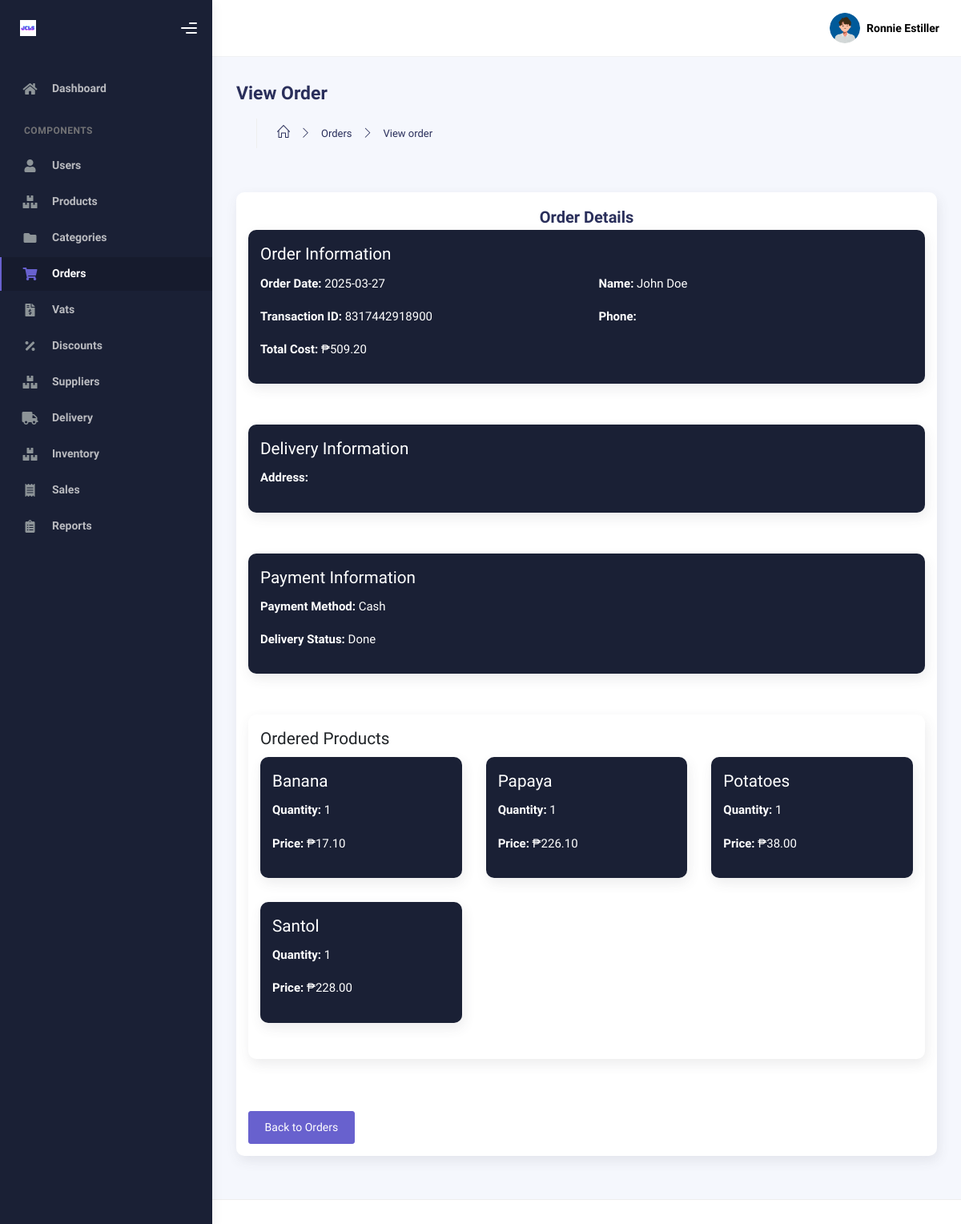
The app's page /orders/orders_view.php?id=64 (signed in), older data.
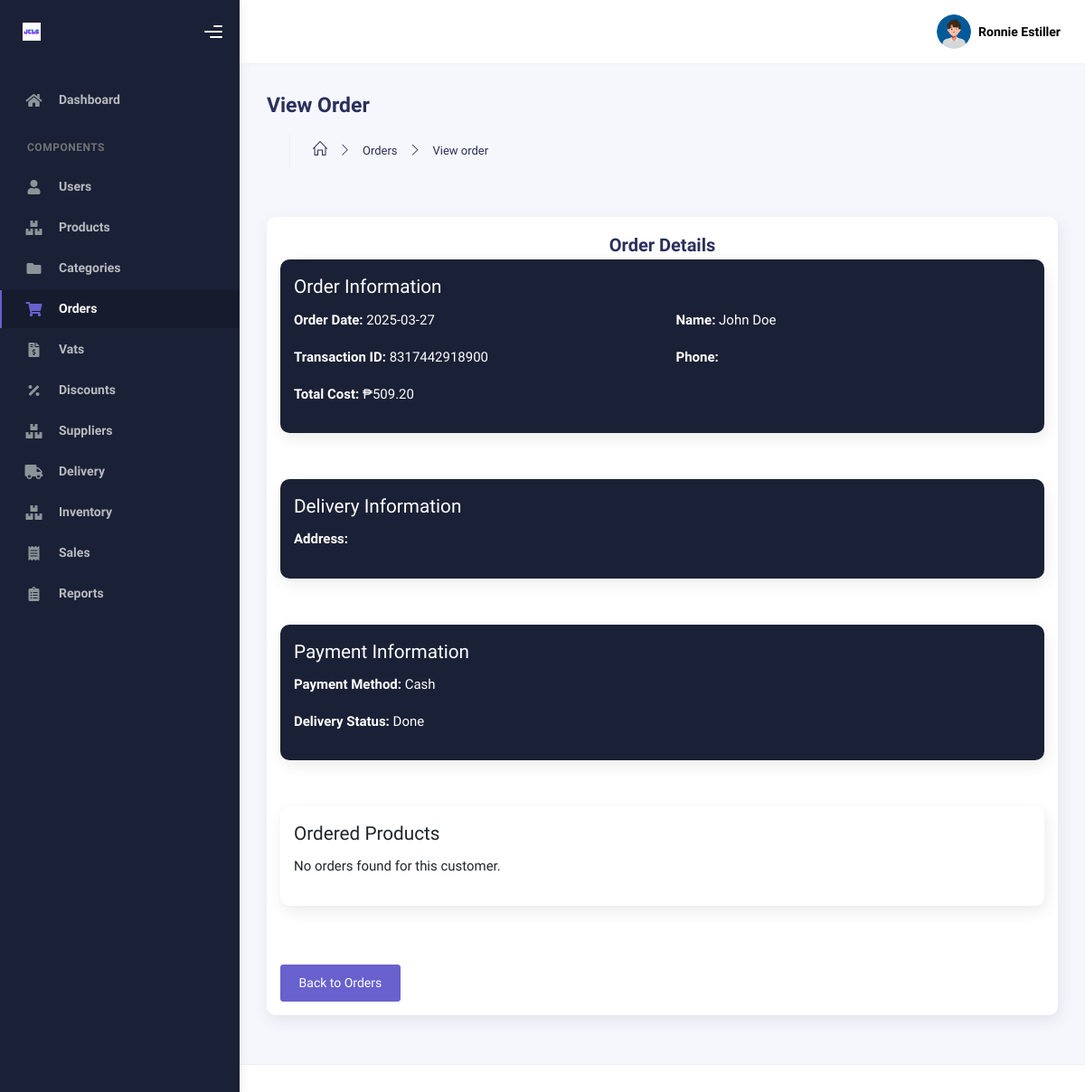
The same page, newer data.
### tables this page shows
CREATE TABLE `customer` (
  `id` int NOT NULL AUTO_INCREMENT,
  `firstname` varchar(45) DEFAULT NULL,
  `middlename` varchar(45) DEFAULT NULL,
  `lastname` varchar(45) DEFAULT NULL,
  `dis_apply` decimal(10,2) DEFAULT NULL,
  `date` date DEFAULT NULL,
  `phone` varchar(45) DEFAULT NULL,
  `address` varchar(255) DEFAULT NULL,
  `discount` decimal(10,2) DEFAULT NULL,
  `pay_method` varchar(45) DEFAULT NULL,
  `total_price` decimal(10,2) DEFAULT NULL,
  `status` varchar(45) DEFAULT NULL,
  `created_at` datetime DEFAULT NULL,
  `trans_id` varchar(45) NOT NULL,
  `cus_payment` decimal(10,2) DEFAULT NULL,
  PRIMARY KEY (`id`),
  UNIQUE KEY `trans_id_UNIQUE` (`trans_id`)
);

CREATE TABLE `order` (
  `id` int NOT NULL AUTO_INCREMENT,
  `cust_id` int DEFAULT NULL,
  `prod_id` int DEFAULT NULL,
  `order_quantity` int DEFAULT NULL,
  `order_price` decimal(10,2) DEFAULT NULL,
  PRIMARY KEY (`id`),
  KEY `cust_id_idx` (`cust_id`),
  KEY `prod_id_idx` (`prod_id`),
  CONSTRAINT `cust_id` FOREIGN KEY (`cust_id`) REFERENCES `customer` (`id`) ON DELETE CASCADE ON UPDATE CASCADE,
  CONSTRAINT `prod_id` FOREIGN KEY (`prod_id`) REFERENCES `product` (`id`) ON DELETE CASCADE ON UPDATE CASCADE
);

CREATE TABLE `product` (
  `id` int NOT NULL AUTO_INCREMENT,
  `prod_name` varchar(45) DEFAULT NULL,
  `prod_quantity` int DEFAULT NULL,
  `prod_price` decimal(10,2) DEFAULT NULL,
  `prod_category` int DEFAULT NULL,
  `prod_expiry` tinyint DEFAULT '0',
  `created_at` datetime DEFAULT NULL,
  `updated_at` datetime DEFAULT NULL,
  `unit` varchar(45) DEFAULT NULL,
  `vat_percent` decimal(10,2) DEFAULT NULL,
  `orig_price` decimal(10,2) DEFAULT NULL,
  `barcode` varchar(45) DEFAULT NULL,
  `description` text,
  `reason` text,
  PRIMARY KEY (`id`),
  KEY `prod_category_idx` (`prod_category`),
  CONSTRAINT `prod_category` FOREIGN KEY (`prod_category`) REFERENCES `category` (`id`) ON DELETE CASCADE ON UPDATE CASCADE
);

### orders/orders_view.php (the view, shortened to what this page needs)
<?php
include '../php/db_conn.php';
if (isset($_SESSION['id']) && isset($_SESSION['name'])) {
    if (isset($_GET['id'])) {
        $order_id = mysqli_real_escape_string($conn, $_GET['id']);
        $sql = "SELECT * FROM `customer` WHERE id = '$order_id'";
        $result = mysqli_query($conn, $sql);
        if ($result && mysqli_num_rows($result) > 0) {
            $order = mysqli_fetch_assoc($result);
            $cust_id = $order['id'];
            $order_date = $order['date'];
            $order_transID = $order['trans_id'];
            $order_totalCost = $order['total_price'];
            $order_name = $order['firstname'];
            $order_middle = $order['middlename'];
            $order_last = $order['lastname'];
            $order_phone = $order['phone'];
            $order_address = $order['address'];
            $order_status = $order['status'];
            $order_payMethod = $order['pay_method'];
        } else {
            $_SESSION['error_message'] = "No order found with this ID.";
            header("Location: ./orders.php");
            exit();
        }
    } else {
        $_SESSION['error_message'] = "No order ID provided.";
        header("Location: ./orders.php");
        exit();
    }
?>
<!DOCTYPE html>
<html lang="en">
  <head>
    <link rel="stylesheet" href="../assets/css/bootstrap.min.css" />
    <link rel="stylesheet" href="../assets/css/plugins.min.css" />
    <link rel="stylesheet" href="../assets/css/admin.min.css" />
    <link rel="stylesheet" href="../assets/css/demo.css" />
  </head>
  <body>
    <div class="wrapper">
      <div class="sidebar" data-background-color="dark">
        <div class="sidebar-logo">
          <div class="logo-header" data-background-color="dark">
            <a href="../dashboard.php" class="logo">
              <img
                src="../assets/img/admin/logo_light.svg"
                alt="navbar brand"
                class="navbar-brand"
                height="20"
              />
            </a>
            <div class="nav-toggle">
              <button class="btn btn-toggle toggle-sidebar">
                <i class="gg-menu-right"></i>
              </button>
            </div>
          </div>
        </div>
        <div class="sidebar-wrapper scrollbar scrollbar-inner">
          <div class="sidebar-content">
            <ul class="nav nav-secondary">
              <li class="nav-item">
                <a href="../dashboard.php">
                  <i class="fas fa-home"></i>
                  <p>Dashboard</p>
                </a>
              </li>
              <li class="nav-section">
                <h4 class="text-section">Components</h4>
              </li>
              <li class="nav-item ">
                <a href="../user.php">
                <i class="fas fa-user"></i>
                  <p>Users</p>
                </a>
              </li>
              <li class="nav-item ">
                <a href="../product.php">
                  <i class="fas fa-boxes"></i>
                  <p>Products</p>
                </a>
              </li>
              <li class="nav-item ">
                <a href="../category.php">
                <i class="fas fa-folder"></i>
                  <p>Categories</p>
                </a>
              </li>
              <li class="nav-item active">
                <a href="../orders.php">
                  <i class="fas fa-shopping-cart"></i>
                  <p>Orders</p>
                </a>
              </li>
              <li class="nav-item ">
                <a href="../vat.php">
                <i class="fas fa-file-invoice-dollar"></i>
                  <p>Vats</p>
                </a>
              </li>
              <li class="nav-item">
                <a href="../discount.php">
                <i class="fas fa-percentage"></i>
                  <p>Discounts</p>
                </a>
              </li>
              <li class="nav-item">
                <a href="../supplier.php">
                  <i class="fas fa-boxes"></i>
                  <p>Suppliers</p>
                </a>
              </li>
              <li class="nav-item ">
                <a  href="../delivery.php">
                  <i class="fas fa-truck"></i>
                  <p>Delivery</p>
                </a>
              </li>
              <li class="nav-item ">
                <a  href="../inventory.php">
                  <i class="fas fa-boxes"></i>
                  <p>Inventory</p>
                </a>
              </li>
              <li class="nav-item">
                <a  href="../sales.php">
                  <i class="fas fa-receipt"></i>
                  <p>Sales</p>
                </a>
              </li>
              <li class="nav-item">
                <a  href="../reports.php">
                  <i class="fas fa-clipboard-list"></i>
                  <p>Reports</p>
                </a>
              </li>
            </ul>
          </div>
        </div>
      </div>
      <div class="main-panel">
        <div class="main-header">
          <nav class="navbar navbar-header navbar-header-transparent navbar-expand-lg border-bottom">
            <div class="container-fluid">
              <ul class="navbar-nav topbar-nav ms-md-auto align-items-center">
                <li class="nav-item topbar-user dropdown hidden-caret">
                  <a
                    class="dropdown-toggle profile-pic"
                    data-bs-toggle="dropdown"
                    href="#"
                    aria-expanded="false"
                  >
                    <div class="avatar-sm">
                      <img
                        src="../assets/img/profile.png"
                        alt="..."
                        class="avatar-img rounded-circle"
                      />
                    </div>
                    <span class="profile-username">
                    <span class="fw-bold"><?php print $_SESSION['name'] ?> <?php print $_SESSION['last_name'] ?></span>
                    </span>
                  </a>
                </li>
              </ul>
            </div>
          </nav>
        </div>
        <div class="container">
          <div class="page-inner">
            <div class="d-flex align-items-left align-items-md-center flex-column flex-md-row pt-2 pb-4">
              <div>
                <h3 class="fw-bold mb-3">View Order</h3>
                <div class="page-header">
                  <ul class="breadcrumbs mb-3">
                    <li class="nav-home">
                      <a href="#">
                        <i class="icon-home"></i>
                      </a>
                    </li>
                    <li class="separator">
                      <i class="icon-arrow-right"></i>
                    </li>
                    <li class="nav-item">
                      <a href="#">Orders</a>
                    </li>
                    <li class="separator">
                        <i class="icon-arrow-right"></i>
                      </li>
                      <li class="nav-item">
                        <a href="#">View order</a>
                      </li>
                  </ul>
                </div>
              </div>
            </div>
            <div class="row">
            <div class="col-sm-12 col-md-12">
                <div class="card card-stats card-round">
                    <div class="card-body">
                        <h4 class="card-title text-center">Order Details</h4>
                        <div class="row mb-4">
                            <div class="col-md-12">
                                <div class="card card-black">
                                    <div class="card-body">
                                        <h4>Order Information</h4>
                                        <div class="row">
                                            <div class="col-md-6">
                                                <p><strong>Order Date:</strong> <?php echo $order_date; ?></p>
                                                <p><strong>Transaction ID:</strong> <?php echo $order_transID; ?></p>
                                                <p><strong>Total Cost:</strong> ₱<?php echo number_format($order_totalCost, 2); ?></p>
                                            </div>
                                            <div class="col-md-6">
                                                <p><strong>Name:</strong> <?php echo $order_name . ' ' . $order_middle . ' ' . $order_last; ?></p>
                                                <p><strong>Phone:</strong> <?php echo $order_phone; ?></p>
                                            </div>
                                        </div>
                                    </div>
                                </div>
                            </div>
                        </div>
                        <div class="row mb-4">
                            <div class="col-md-12">
                                <div class="card card-black">
                                    <div class="card-body">
                                        <h4>Delivery Information</h4>
                                        <p><strong>Address:</strong> <?php echo $order_address; ?></p>
                                    </div>
                                </div>
                            </div>
                        </div>
                        <div class="row mb-4">
                            <div class="col-md-12">
                                <div class="card card-black">
                                    <div class="card-body">
                                        <h4>Payment Information</h4>
                                        <p><strong>Payment Method:</strong> <?php echo $order_payMethod; ?></p>
                                        <p><strong>Delivery Status:</strong> <?php echo $order_status; ?></p>
                                    </div>
                                </div>
                            </div>
                        </div>
                        <div class="row mb-4">
                            <div class="col-md-12">
                                <div class="card">
                                    <div class="card-body">
                                        <h4>Ordered Products</h4>
                                        <div class="row">
                                        <?php
                                            $sql = "SELECT * FROM `order` WHERE cust_id = '$cust_id'";
                                            $result_order = mysqli_query($conn, $sql);
                                            if ($result_order && mysqli_num_rows($result_order) > 0) {
                                                while ($row = mysqli_fetch_assoc($result_order)) {
                                                    $prod_id = $row['prod_id'];
                                                    $sql_product = "SELECT * FROM `product` WHERE id = '$prod_id'";
                                                    $result_product = mysqli_query($conn, $sql_product);
                                                    if ($result_product && mysqli_num_rows($result_product) > 0) {
                                                        $row_product = mysqli_fetch_assoc($result_product);
                                                        $prod_name = $row_product['prod_name'];
                                                        echo '<div class="col-md-4">
                                                                  <div class="card card-black">
                                                                      <div class="card-body">
                                                                          <h4>' . htmlspecialchars($prod_name, ENT_QUOTES, 'UTF-8') . '</h4>
                                                                          <p><strong>Quantity:</strong> ' . htmlspecialchars($row['order_quantity'], ENT_QUOTES, 'UTF-8') . '</p>
                                                                          <p><strong>Price:</strong> ₱' . number_format($row['order_price'], 2) . '</p>
                                                                      </div>
                                                                  </div>
                                                              </div>';
                                                    } else {
                                                        echo '<p>Product details not found for Product ID: ' . htmlspecialchars($prod_id, ENT_QUOTES, 'UTF-8') . '</p>';
                                                    }
                                                }
                                            } else {
                                                echo '<p>No orders found for this customer.</p>';
                                            }
                                            ?>
                                        </div>
                                    </div>
                                </div>
                            </div>
                        </div>
                        <a href="../orders.php" class="btn btn-secondary mt-3">Back to Orders</a>
                    </div>
                </div>
            </div>
            </div>
          </div>
        </div>
        <footer class="footer">
        </footer>
      </div>
    </div>
  </body>
</html>
<?php
} else {
    header("Location: index.php");
    exit();
}
?>

Row changes from the older to the newer data that the page shows:
removed order: prod.prod_name "Banana", order_quantity "1", order_price "17.10"
removed order: prod.prod_name "Papaya", order_quantity "1", order_price "226.10"
removed order: prod.prod_name "Potatoes", order_quantity "1", order_price "38.00"
removed order: prod.prod_name "Santol", order_quantity "1", order_price "228.00"
Text that changed along with them:
text now shown: "No orders found for this customer."
